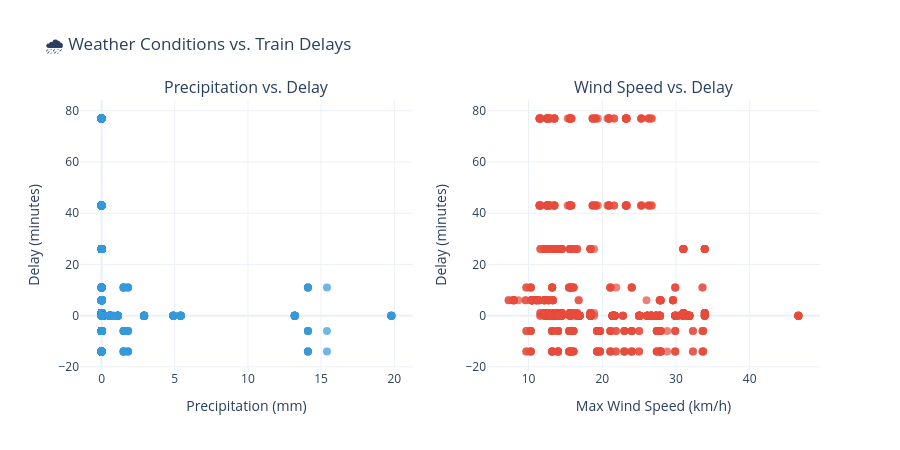

The notebook cell this image was saved under:
### Markdown cell above
## 3.6 Weather vs. Delays

### Code cell
# correlate weather conditions with delays at hub stations
weather_delay = df_q3.copy()
if len(weather_delay) > 5:
    fig = make_subplots(rows=1, cols=2, 
                        subplot_titles=('Precipitation vs. Delay', 'Wind Speed vs. Delay'))
    
    fig.add_trace(
        go.Scatter(
            x=weather_delay['precipitation_mm'],
            y=weather_delay['delay_min'],
            mode='markers',
            marker=dict(size=8, color='#3498db', opacity=0.7),
            text=weather_delay['station_name'],
            name='Precipitation',
            hovertemplate='<b>%{text}</b><br>Precip: %{x:.1f}mm<br>Delay: %{y:.1f}min<extra></extra>'
        ),
        row=1, col=1
    )
    
    fig.add_trace(
        go.Scatter(
            x=weather_delay['wind_max_kmh'],
            y=weather_delay['delay_min'],
            mode='markers',
            marker=dict(size=8, color='#e74c3c', opacity=0.7),
            text=weather_delay['station_name'],
            name='Wind Speed',
            hovertemplate='<b>%{text}</b><br>Wind: %{x:.1f}km/h<br>Delay: %{y:.1f}min<extra></extra>'
        ),
        row=1, col=2
    )
    
    fig.update_xaxes(title_text='Precipitation (mm)', row=1, col=1)
    fig.update_xaxes(title_text='Max Wind Speed (km/h)', row=1, col=2)
    fig.update_yaxes(title_text='Delay (minutes)', row=1, col=1)
    fig.update_yaxes(title_text='Delay (minutes)', row=1, col=2)
    
    fig.update_layout(
        title='🌧️ Weather Conditions vs. Train Delays',
        template='plotly_white',
        height=450,
        showlegend=False,
        font=dict(size=12)
    )
    fig.show()
else:
    print("Not enough weather-delay joined data for visualization")
    print("This improves as you run the scraper more and accumulate data at hub stations")

### Figure 1 — Plotly figure (JSON) as saved in the notebook; plotly's stock layout.template omitted (floating-point values rounded to 4 significant figures; data arrays with more than 128 entries replaced by an {"elided": "..."} marker saying what was removed)
{"data": [{"hovertemplate": "<b>%{text}</b><br>Precip: %{x:.1f}mm<br>Delay: %{y:.1f}min<extra></extra>", "marker": {"color": "#3498db", "opacity": 0.7, "size": 8}, "mode": "markers", "name": "Precipitation", "text": {"elided": "1000 str values"}, "type": "scatter", "x": {"elided": "1000 float values"}, "xaxis": "x", "y": {"elided": "1000 float values"}, "yaxis": "y"}, {"hovertemplate": "<b>%{text}</b><br>Wind: %{x:.1f}km/h<br>Delay: %{y:.1f}min<extra></extra>", "marker": {"color": "#e74c3c", "opacity": 0.7, "size": 8}, "mode": "markers", "name": "Wind Speed", "text": {"elided": "1000 str values"}, "type": "scatter", "x": {"elided": "1000 float values"}, "xaxis": "x2", "y": {"elided": "1000 float values"}, "yaxis": "y2"}], "layout": {"annotations": [{"font": {"size": 16}, "showarrow": false, "text": "Precipitation vs. Delay", "x": 0.225, "xanchor": "center", "xref": "paper", "y": 1, "yanchor": "bottom", "yref": "paper"}, {"font": {"size": 16}, "showarrow": false, "text": "Wind Speed vs. Delay", "x": 0.775, "xanchor": "center", "xref": "paper", "y": 1, "yanchor": "bottom", "yref": "paper"}], "font": {"size": 12}, "height": 450, "showlegend": false, "title": {"text": "🌧️ Weather Conditions vs. Train Delays"}, "xaxis": {"anchor": "y", "domain": [0, 0.45], "title": {"text": "Precipitation (mm)"}}, "xaxis2": {"anchor": "y2", "domain": [0.55, 1], "title": {"text": "Max Wind Speed (km/h)"}}, "yaxis": {"anchor": "x", "domain": [0, 1], "title": {"text": "Delay (minutes)"}}, "yaxis2": {"anchor": "x2", "domain": [0, 1], "title": {"text": "Delay (minutes)"}}}}
